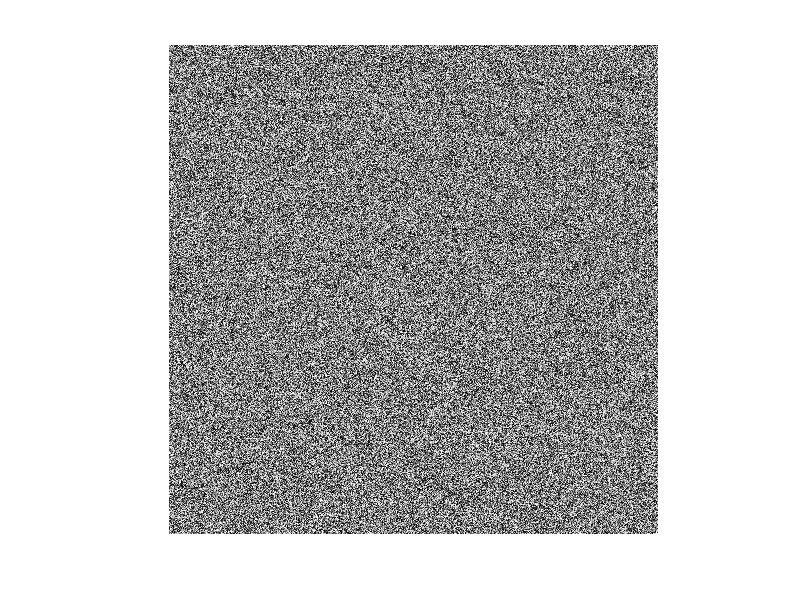

MATLAB code for this plot:
function demoOnImageClick
clc;clear;
imObj = rand(500,500);
figure;
hAxes = axes();
imageHandle = imshow(imObj);
set(imageHandle,'ButtonDownFcn',@ImageClickCallback);

function ImageClickCallback ( objectHandle , eventData )
axesHandle  = get(objectHandle,'Parent');
coordinates = get(axesHandle,'CurrentPoint'); 
coordinates = coordinates(1,1:2);
message     = sprintf('x: %.1f , y: %.1f',coordinates (1) ,coordinates (2));
helpdlg(message);
end

end